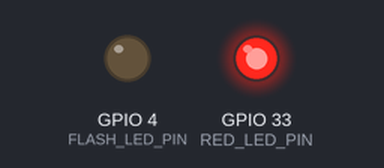
The program below on a simulated ESP32. On the bench: output pins drawn as LEDs (lit = HIGH). WiFi joins after 1.5 s; servers stay silent unless stated; uploads are accepted with an empty reply; the camera gives no picture; what the program prints to the serial monitor is not drawn. At 2.7 s the program puts the board to deep sleep or switches it off; the recording ends there.

Above: at 0.2 s.
At 2.1 s:
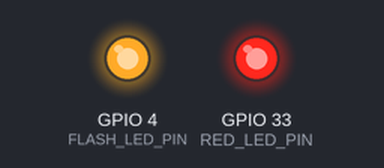
Timing chart, 0 to 2.7 s (numbered marks = the images above):
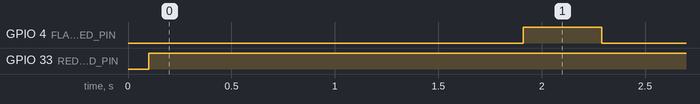

Measured:
- by itself, GPIO 4 (FLASH_LED_PIN): LOW → HIGH at 1.9 s, → LOW 0.38 s later
- by itself, GPIO 33 (RED_LED_PIN): LOW → HIGH at 0.10 s

The program:

main.cpp
```cpp
/*
 * Smart Pantry — ESP32-CAM Firmware (Deep Sleep FSM)
 * Board: ESP32-CAM Generic (tương thích AI-Thinker pinout)
 *
 * Chức năng:
 * - Tiết kiệm điện năng tối đa, hoạt động dựa trên Deep Sleep
 * - Wake up bởi 2 nguồn:
 *   1. PIR Sensor (GPIO 13): Bắt chuyển động, chụp ảnh, rồi ngủ tiếp. Sau khi chụp đặt timer 1h.
 *   2. Timer (RTC): Hết 1h không có PIR, thức dậy chụp 1 ảnh snapshot báo cáo, rồi ngủ tiếp, không đặt timer nữa.
 */

#include "driver/rtc_io.h"
#include "esp_camera.h"
#include "esp_sleep.h"
#include <Arduino.h>
#include <HTTPClient.h>
#include <WiFi.h>

// ==================== CẤU HÌNH ====================
// WiFi
const char *WIFI_SSID = "YOUR_WIFI_SSID";
const char *WIFI_PASS = "YOUR_WIFI_PASSWORD";

// Backend server
const char *SERVER_URL = "http://YOUR_LAN_IP:3001/api/pantry/capture";
const char *STATUS_URL = "http://YOUR_LAN_IP:3001/api/pantry/device";
const char *DEVICE_ID = "device_001";
const char *FAMILY_ID = "family_001";

// Pin assignments
#define PIR_PIN GPIO_NUM_13      // PIR HC-SR501 OUT → wake source
#define FLASH_LED_PIN GPIO_NUM_4 // Onboard flash LED
#define RED_LED_PIN GPIO_NUM_33  // Onboard red LED

// Timing
#define SNAPSHOT_INTERVAL_US 3600000000ULL // 1 giờ = 3600 giây = 3.6 tỷ microseconds
#define CAPTURE_DELAY_MS 2000              // Đợi 2s sau khi PIR trigger để người lấy đồ xong
#define WIFI_TIMEOUT_MS 15000              // Timeout kết nối WiFi
#define SERVER_TIMEOUT_MS 30000            // Timeout gửi ảnh

// Camera pins
#define PWDN_GPIO_NUM 32
#define RESET_GPIO_NUM -1
#define XCLK_GPIO_NUM 0
#define SIOD_GPIO_NUM 26
#define SIOC_GPIO_NUM 27
#define Y9_GPIO_NUM 35
#define Y8_GPIO_NUM 34
#define Y7_GPIO_NUM 39
#define Y6_GPIO_NUM 36
#define Y5_GPIO_NUM 21
#define Y4_GPIO_NUM 19
#define Y3_GPIO_NUM 18
#define Y2_GPIO_NUM 5
#define VSYNC_GPIO_NUM 25
#define HREF_GPIO_NUM 23
#define PCLK_GPIO_NUM 22

// ==================== BIẾN TOÀN CỤC (LƯU TRONG RTC) ====================

RTC_DATA_ATTR int wakeCount = 0;  // Đếm số lần thức dậy
RTC_DATA_ATTR int photoCount = 0; // Đếm số ảnh đã chụp

// ==================== KHỞI TẠO CAMERA ====================

bool initCamera() {
  camera_config_t config;
  config.ledc_channel = LEDC_CHANNEL_0;
  config.ledc_timer = LEDC_TIMER_0;
  config.pin_d0 = Y2_GPIO_NUM;
  config.pin_d1 = Y3_GPIO_NUM;
  config.pin_d2 = Y4_GPIO_NUM;
  config.pin_d3 = Y5_GPIO_NUM;
  config.pin_d4 = Y6_GPIO_NUM;
  config.pin_d5 = Y7_GPIO_NUM;
  config.pin_d6 = Y8_GPIO_NUM;
  config.pin_d7 = Y9_GPIO_NUM;
  config.pin_xclk = XCLK_GPIO_NUM;
  config.pin_pclk = PCLK_GPIO_NUM;
  config.pin_vsync = VSYNC_GPIO_NUM;
  config.pin_href = HREF_GPIO_NUM;
  config.pin_sccb_sda = SIOD_GPIO_NUM;
  config.pin_sccb_scl = SIOC_GPIO_NUM;
  config.pin_pwdn = PWDN_GPIO_NUM;
  config.pin_reset = RESET_GPIO_NUM;
  config.xclk_freq_hz = 20000000;
  config.pixel_format = PIXFORMAT_JPEG;

  if (psramFound()) {
    config.frame_size = FRAMESIZE_SVGA; // 800x600
    config.jpeg_quality = 12;
    config.fb_count = 2; // Dùng 2 buffer để xả frame cho ảnh sáng
  } else {
    config.frame_size = FRAMESIZE_VGA;
    config.jpeg_quality = 12;
    config.fb_count = 1;
  }
  config.grab_mode = CAMERA_GRAB_LATEST;

  esp_err_t err = esp_camera_init(&config);
  if (err != ESP_OK) {
    Serial.printf("❌ Camera init failed: 0x%x\n", err);
    return false;
  }

  // Điều chỉnh sensor
  sensor_t *s = esp_camera_sensor_get();
  s->set_brightness(s, 1);
  s->set_contrast(s, 1);
  s->set_saturation(s, 0);
  s->set_whitebal(s, 1);
  s->set_awb_gain(s, 1);
  s->set_aec2(s, 1);
  s->set_gainceiling(s, GAINCEILING_8X);

  Serial.println("✅ Camera initialized");
  return true;
}

// ==================== KẾT NỐI WIFI ====================

bool connectWiFi() {
  Serial.printf("📶 Connecting to WiFi: %s\n", WIFI_SSID);
  WiFi.begin(WIFI_SSID, WIFI_PASS);

  unsigned long startTime = millis();
  while (WiFi.status() != WL_CONNECTED) {
    delay(500);
    Serial.print(".");
    if (millis() - startTime > WIFI_TIMEOUT_MS) {
      Serial.println("\n❌ WiFi connection timeout!");
      return false;
    }
  }

  Serial.printf("\n✅ WiFi connected! IP: %s\n", WiFi.localIP().toString().c_str());
  return true;
}

// ==================== BASE64 ENCODING ====================

static const char base64_chars[] =
    "ABCDEFGHIJKLMNOPQRSTUVWXYZabcdefghijklmnopqrstuvwxyz0123456789+/";

String base64Encode(const uint8_t *data, size_t length) {
  String encoded = "";
  encoded.reserve(((length + 2) / 3) * 4);

  int i = 0;
  uint8_t byte3[3];
  uint8_t byte4[4];

  while (length--) {
    byte3[i++] = *(data++);
    if (i == 3) {
      byte4[0] = (byte3[0] & 0xfc) >> 2;
      byte4[1] = ((byte3[0] & 0x03) << 4) + ((byte3[1] & 0xf0) >> 4);
      byte4[2] = ((byte3[1] & 0x0f) << 2) + ((byte3[2] & 0xc0) >> 6);
      byte4[3] = byte3[2] & 0x3f;

      for (i = 0; i < 4; i++)
        encoded += base64_chars[byte4[i]];
      i = 0;
    }
  }

  if (i) {
    for (int j = i; j < 3; j++)
      byte3[j] = '\0';

    byte4[0] = (byte3[0] & 0xfc) >> 2;
    byte4[1] = ((byte3[0] & 0x03) << 4) + ((byte3[1] & 0xf0) >> 4);
    byte4[2] = ((byte3[1] & 0x0f) << 2) + ((byte3[2] & 0xc0) >> 6);
    byte4[3] = byte3[2] & 0x3f;

    for (int j = 0; j < (i + 1); j++)
      encoded += base64_chars[byte4[j]];

    while (i++ < 3)
      encoded += '=';
  }

  return encoded;
}

// ==================== CHỤP ẢNH & GỬI ====================

bool captureAndSend(const char *wakeReason) {
  Serial.println("📷 Capturing photo...");

  // Bật đèn Flash onboard (GPIO 4)
  digitalWrite(FLASH_LED_PIN, HIGH);
  delay(200); // Chờ sensor điều chỉnh phơi sáng

  // Xả khung hình cũ trong buffer
  camera_fb_t *fb = NULL;
  for (int i = 0; i < 2; i++) {
    fb = esp_camera_fb_get();
    if (fb)
      esp_camera_fb_return(fb);
  }

  // Chụp Frame thật sự
  fb = esp_camera_fb_get();

  // Tắt Flash
  digitalWrite(FLASH_LED_PIN, LOW);

  if (!fb) {
    Serial.println("❌ Camera capture failed!");
    return false;
  }

  Serial.printf("📷 Photo captured: %d bytes (%dx%d)\n", fb->len, fb->width, fb->height);
  photoCount++;

  // Encode base64
  Serial.println("🔄 Encoding base64...");
  String base64Image = base64Encode(fb->buf, fb->len);
  esp_camera_fb_return(fb);

  Serial.printf("📤 Sending to server (%d bytes base64)...\n", base64Image.length());

  // Gửi HTTP POST
  HTTPClient http;
  http.begin(SERVER_URL);
  http.addHeader("Content-Type", "application/json");
  http.setTimeout(SERVER_TIMEOUT_MS);

  // Build JSON payload
  String jsonPayload;
  jsonPayload.reserve(base64Image.length() + 256);
  jsonPayload = "{";
  jsonPayload += "\"deviceId\":\"" + String(DEVICE_ID) + "\",";
  jsonPayload += "\"familyId\":\"" + String(FAMILY_ID) + "\",";
  jsonPayload += "\"motionEvent\":\"motion_detected\",";
  jsonPayload += "\"wakeReason\":\"" + String(wakeReason) + "\",";
  jsonPayload += "\"wakeCount\":" + String(wakeCount) + ",";
  jsonPayload += "\"photoCount\":" + String(photoCount) + ",";
  jsonPayload += "\"imageBase64\":\"" + base64Image + "\"";
  jsonPayload += "}";

  int httpCode = http.POST(jsonPayload);

  if (httpCode > 0) {
    Serial.printf("✅ Server response: %d\n", httpCode);
  } else {
    Serial.printf("❌ HTTP error: %s\n", http.errorToString(httpCode).c_str());
  }

  http.end();
  return httpCode == 200;
}

// ==================== GỬI IP CAMERA LÊN BACKEND ====================

void reportCameraIp() {
  Serial.println("📤 Reporting camera IP to backend...");
  HTTPClient http;
  String baseUrl = String("http://YOUR_LAN_IP:3001/api/pantry/device/") + String(DEVICE_ID) + "/ip";
  http.begin(baseUrl);
  http.addHeader("Content-Type", "application/json");
  http.setTimeout(10000);

  String json = "{\"ip\":\"" + WiFi.localIP().toString() + "\"}";
  int httpCode = http.PUT(json);

  if (httpCode > 0) {
    Serial.printf("✅ Camera IP reported: %d\n", httpCode);
  }
  http.end();
}

// ==================== SETUP (CHẠY MỖI KHI THỨC DẬY) ====================

void setup() {
  Serial.begin(115200);
  delay(100);

  wakeCount++;

  pinMode(FLASH_LED_PIN, OUTPUT);
  digitalWrite(FLASH_LED_PIN, LOW);
  pinMode(RED_LED_PIN, OUTPUT);
  digitalWrite(RED_LED_PIN, HIGH); // Tắt LED đỏ

  // cấu hình chân PIR thành INPUT với PULLDOWN hoặc external pulldown
  pinMode(PIR_PIN, INPUT);

  Serial.println("\n========================================");
  Serial.println("🍱 Smart Pantry — Deep Sleep Mode");
  Serial.printf("   Wake #%d | Photos: %d\n", wakeCount, photoCount);

  // 1. KIỂM TRA NGUYÊN NHÂN THỨC DẬY
  esp_sleep_wakeup_cause_t wakeup_reason = esp_sleep_get_wakeup_cause();
  String wakeReasonStr = "power_on";
  bool setupTimer = false;

  switch(wakeup_reason) {
    case ESP_SLEEP_WAKEUP_EXT0:
      Serial.println("👋 Wakeup caused by PIR Sensor!");
      wakeReasonStr = "pir";
      // Bật LED đỏ báo hiệu đã nhận biết chuyển động
      digitalWrite(RED_LED_PIN, LOW);
      Serial.println("⏳ Waiting 2s for person to finish interacting...");
      delay(CAPTURE_DELAY_MS);
      digitalWrite(RED_LED_PIN, HIGH);
      // Có PIR → Đặt timer cho lần sau
      setupTimer = true;
      break;

    case ESP_SLEEP_WAKEUP_TIMER:
      Serial.println("⏱️ Wakeup caused by Timer (1 hour snapshot)!");
      wakeReasonStr = "timer_snapshot";
      // Đã chụp ảnh timer rồi thì không đặt timer tiếp, chỉ chờ PIR
      setupTimer = false;
      break;

    default:
      Serial.printf("🔌 Wakeup caused by reset or power-on (%d)\n", wakeup_reason);
      wakeReasonStr = "power_on";
      // Power on → Chụp khởi tạo rồi đặt timer 1 tiếng
      setupTimer = true;
      break;
  }

  // 2. KHỞI TẠO CAMERA & WIFI (chỉ khi cần chụp ảnh)
  if (initCamera()) {
    if (connectWiFi()) {
      // 3. CHỤP VÀ GỬI ẢNH
      captureAndSend(wakeReasonStr.c_str());

      // Báo IP
      reportCameraIp();
    } else {
      Serial.println("❌ Could not connect to WiFi. Skipping capture.");
    }
  }

  // 4. ENTER DEEP SLEEP
  Serial.println("😴 Entering Deep Sleep...");
  Serial.flush();

  // Luôn luôn cấu hình thức dậy bằng PIR
  esp_sleep_enable_ext0_wakeup(PIR_PIN, 1); // 1 = High, gửi tín hiệu cho ESP32

  // Nếu vừa được kích hoạt bởi PIR hoặc Power On, đặt thêm Timer 1 tiếng
  if (setupTimer) {
    Serial.println("⏱️ Setting 1-hour snapshot timer.");
    esp_sleep_enable_timer_wakeup(SNAPSHOT_INTERVAL_US);
  } else {
    Serial.println("👁️ Only PIR will wake me up next.");
  }

  // Ngắt kết nối WiFi cho an toàn
  WiFi.disconnect(true);
  WiFi.mode(WIFI_OFF);

  // Tắt Flash lần cuối
  digitalWrite(FLASH_LED_PIN, LOW);

  // Ngủ sâu
  esp_deep_sleep_start();
}
```
